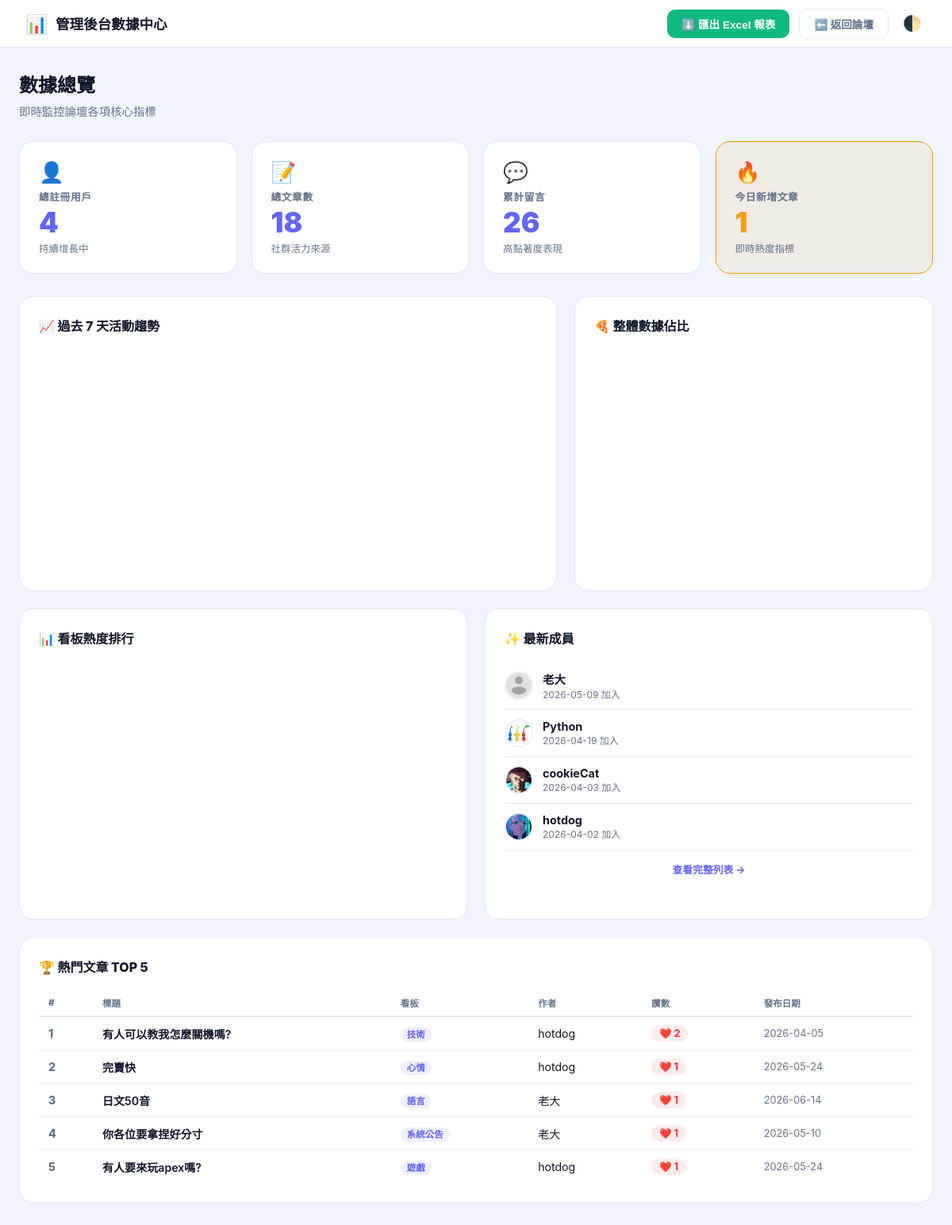
/admin_dashboard.php (signed in), run on the app's committed database.
### tables this page shows
CREATE TABLE `users` (
  `id` int(11) NOT NULL,
  `username` varchar(50) NOT NULL,
  `password` varchar(255) NOT NULL,
  `role` tinyint(1) NOT NULL DEFAULT 0,
  `email` varchar(100) NOT NULL,
  `created_at` datetime NOT NULL DEFAULT current_timestamp(),
  `bio` text DEFAULT NULL,
  `age` int(11) DEFAULT NULL,
  `gender` varchar(50) DEFAULT NULL,
  `interests` varchar(255) DEFAULT NULL,
  `location` varchar(255) DEFAULT NULL,
  `profile_img` varchar(255) DEFAULT 'default_avatar.png',
  `last_announcement_view` datetime DEFAULT '1970-01-01 00:00:00',
  `banner_img` varchar(255) DEFAULT NULL,
  `reset_token` varchar(255) DEFAULT NULL,
  `reset_expiry` datetime DEFAULT NULL
);

CREATE TABLE `posts` (
  `id` int(11) NOT NULL,
  `title` varchar(255) NOT NULL,
  `content` text NOT NULL,
  `user_id` int(11) NOT NULL,
  `category_id` int(11) NOT NULL,
  `created_at` datetime NOT NULL DEFAULT current_timestamp(),
  `post_img` varchar(255) DEFAULT NULL
);

CREATE TABLE `categories` (
  `id` int(11) NOT NULL,
  `name` varchar(50) NOT NULL,
  `description` text DEFAULT NULL
);

### admin_dashboard.php (the view, shortened to what this page needs)
<?php
require_once "includes/dbh.inc.php";
try {
    $stats = [];
    $stats['users']       = $pdo->query("SELECT COUNT(*) FROM users")->fetchColumn();
    $stats['posts']       = $pdo->query("SELECT COUNT(*) FROM posts")->fetchColumn();
    $stats['comments']    = $pdo->query("SELECT COUNT(*) FROM comments")->fetchColumn();
    $stats['today_posts'] = $pdo->query("SELECT COUNT(*) FROM posts WHERE DATE(created_at) = CURDATE()")->fetchColumn();
    $recent_users = $pdo->query("
        SELECT id, username, profile_img, created_at
        FROM users
        ORDER BY id DESC
        LIMIT 8
    ")->fetchAll();
    $hot_posts = $pdo->query("
        SELECT p.id, p.title, p.created_at, u.username, c.name as cat_name,
               COUNT(l.id) as like_count
        FROM posts p
        JOIN users u ON p.user_id = u.id
        JOIN categories c ON p.category_id = c.id
        LEFT JOIN likes l ON l.post_id = p.id
        GROUP BY p.id
        ORDER BY like_count DESC
        LIMIT 5
    ")->fetchAll();
} catch (PDOException $e) {
    die("數據讀取失敗：" . $e->getMessage());
}
$days = [];
for ($i = 6; $i >= 0; $i--) {
    $days[] = date('Y-m-d', strtotime("-$i days"));
}
?>
<!DOCTYPE html>
<html lang="zh-TW">
<head>
</head>
<body data-theme="light">
<header class="adm-header">
    <div class="logo">
        <span>📊</span> 管理後台數據中心
    </div>
    <div class="header-actions">
        <button class="btn btn-export" onclick="exportToExcel()">
            ⬇️ 匯出 Excel 報表
        </button>
        <a href="index.php" class="btn btn-ghost">⬅️ 返回論壇</a>
        <button class="btn-icon" id="themeBtn" title="切換主題">🌓</button>
    </div>
</header>
<div class="page">
    <h1 class="page-title">數據總覽</h1>
    <p class="page-sub">即時監控論壇各項核心指標</p>
    <div class="kpi-grid">
        <div class="kpi-card">
            <div class="kpi-icon">👤</div>
            <div class="kpi-label">總註冊用戶</div>
            <div class="kpi-value"><?= number_format($stats['users']) ?></div>
            <div class="kpi-note">持續增長中</div>
        </div>
        <div class="kpi-card">
            <div class="kpi-icon">📝</div>
            <div class="kpi-label">總文章數</div>
            <div class="kpi-value"><?= number_format($stats['posts']) ?></div>
            <div class="kpi-note">社群活力來源</div>
        </div>
        <div class="kpi-card">
            <div class="kpi-icon">💬</div>
            <div class="kpi-label">累計留言</div>
            <div class="kpi-value"><?= number_format($stats['comments']) ?></div>
            <div class="kpi-note">高黏著度表現</div>
        </div>
        <div class="kpi-card highlight">
            <div class="kpi-icon">🔥</div>
            <div class="kpi-label">今日新增文章</div>
            <div class="kpi-value"><?= $stats['today_posts'] ?></div>
            <div class="kpi-note">即時熱度指標</div>
        </div>
    </div>
    <div class="chart-grid wide">
        <div class="card">
            <div class="card-title">📈 過去 7 天活動趨勢</div>
            <div class="chart-wrap" id="trendChart" style="height:280px;"></div>
        </div>
        <div class="card">
            <div class="card-title">🍕 整體數據佔比</div>
            <div class="chart-wrap" id="pieChart" style="height:280px;"></div>
        </div>
    </div>
    <div class="chart-grid">
        <div class="card">
            <div class="card-title">📊 看板熱度排行</div>
            <div class="chart-wrap" id="barChart" style="height:300px;"></div>
        </div>
        <div class="card">
            <div class="card-title">✨ 最新成員</div>
            <div class="user-list">
                <?php foreach ($recent_users as $u): ?>
                <div class="user-row">
                    <a href="profile.php?id=<?= $u['id'] ?>" class="u-link">
                        <img src="<?= !empty($u['profile_img']) ? "uploads/users_profile_img/".$u['profile_img'] : "uploads/default_avatar.png" ?>" class="u-avatar">
                        <div>
                            <div class="u-name"><?= htmlspecialchars($u['username']) ?></div>
                            <div class="u-date"><?= date('Y-m-d', strtotime($u['created_at'])) ?> 加入</div>
                        </div>
                    </a>
                </div>
                <?php endforeach; ?>
                <a href="admin_users.php" style="display:block;text-align:center;margin-top:14px;font-size:.8rem;color:var(--accent);text-decoration:none;font-weight:700;">查看完整列表 →</a>
            </div>
        </div>
    </div>
    <div class="card">
        <div class="card-title">🏆 熱門文章 TOP 5</div>
        <table class="htable">
            <thead>
                <tr>
                    <th>#</th>
                    <th>標題</th>
                    <th>看板</th>
                    <th>作者</th>
                    <th>讚數</th>
                    <th>發布日期</th>
                </tr>
            </thead>
            <tbody>
                <?php foreach ($hot_posts as $i => $p): ?>
                <tr>
                    <td style="font-weight:800;color:var(--muted);"><?= $i+1 ?></td>
                    <td><a href="view_post.php?id=<?= $p['id'] ?>"><?= htmlspecialchars(mb_substr($p['title'], 0, 35)) ?><?= mb_strlen($p['title']) > 35 ? '…' : '' ?></a></td>
                    <td><span class="cat-tag"><?= htmlspecialchars($p['cat_name']) ?></span></td>
                    <td><?= htmlspecialchars($p['username']) ?></td>
                    <td><span class="like-badge">❤️ <?= $p['like_count'] ?></span></td>
                    <td style="color:var(--muted);font-size:.8rem;"><?= date('Y-m-d', strtotime($p['created_at'])) ?></td>
                </tr>
                <?php endforeach; ?>
            </tbody>
        </table>
    </div>
</div>
</body>
</html>

### admin_dashboard.php (style rules this page uses)
:root { --bg: #f0f4ff; --card: #ffffff; --text: #0f172a; --muted: #64748b; --border: #e2e8f0; --accent: #6366f1; --accent-soft: rgba(99,102,241,.10); --gold: #f59e0b; --gold-soft: rgba(245,158,11,.10); --green: #10b981; --red: #ef4444; --header-h: 60px; }
*, *::before, *::after { box-sizing: border-box; }
body { margin: 0; font-family: 'Inter', system-ui, sans-serif; background: var(--bg); color: var(--text); transition: background .3s, color .3s; }
.adm-header { height: var(--header-h); background: var(--card); border-bottom: 1px solid var(--border); display: flex; align-items: center; justify-content: space-between; padding: 0 32px; position: sticky; top: 0; z-index: 200; }
.adm-header .logo { display: flex; align-items: center; gap: 10px; font-weight: 800; font-size: 1.1rem; }
.adm-header .logo span { font-size: 1.4rem; }
.header-actions { display: flex; align-items: center; gap: 12px; }
.btn { display: inline-flex; align-items: center; gap: 6px; padding: 8px 18px; border-radius: 10px; font-size: .85rem; font-weight: 700; cursor: pointer; border: none; transition: .2s; text-decoration: none; }
.btn-ghost { background: transparent; color: var(--muted); border: 1px solid var(--border); }
.btn-export { background: var(--green); color: #fff; }
.btn-icon { background: none; border: none; cursor: pointer; font-size: 1.2rem; padding: 6px; border-radius: 8px; color: var(--muted); transition: .2s; }
.page { max-width: 1280px; margin: 0 auto; padding: 28px 24px 60px; }
.page-title { font-size: 1.5rem; font-weight: 800; margin: 0 0 6px; }
.page-sub { color: var(--muted); font-size: .9rem; margin: 0 0 28px; }
.kpi-grid { display: grid; grid-template-columns: repeat(4, 1fr); gap: 18px; margin-bottom: 28px; }
.kpi-card { background: var(--card); border: 1px solid var(--border); border-radius: 18px; padding: 22px 24px; display: flex; flex-direction: column; gap: 6px; transition: transform .2s, box-shadow .2s; }
.kpi-card.highlight { border-color: var(--gold); background: var(--gold-soft); }
.kpi-icon { font-size: 1.6rem; }
.kpi-label { font-size: .8rem; font-weight: 700; color: var(--muted); text-transform: uppercase; letter-spacing: .5px; }
.kpi-value { font-size: 2.2rem; font-weight: 900; line-height: 1; color: var(--accent); }
.kpi-card.highlight .kpi-value { color: var(--gold); }
.kpi-note { font-size: .78rem; color: var(--muted); }
.chart-grid { display: grid; grid-template-columns: 1fr 1fr; gap: 22px; margin-bottom: 22px; }
.chart-grid.wide { grid-template-columns: 3fr 2fr; }
.card { background: var(--card); border: 1px solid var(--border); border-radius: 18px; padding: 24px; overflow: hidden; }
.card-title { font-size: 1rem; font-weight: 800; margin: 0 0 18px; display: flex; align-items: center; gap: 8px; }
.chart-wrap { width: 100%; }
.user-list { display: flex; flex-direction: column; gap: 0; }
.user-row { display: flex; align-items: center; gap: 12px; padding: 11px 0; border-bottom: 1px solid var(--border); }
.u-avatar { width: 36px; height: 36px; border-radius: 50%; object-fit: cover; border: 2px solid var(--accent-soft); flex-shrink: 0; }
.u-name { font-weight: 700; font-size: .9rem; }
.u-date { font-size: .75rem; color: var(--muted); }
.u-link { text-decoration: none; color: inherit; flex: 1; display: flex; align-items: center; gap: 12px; }
.htable { width: 100%; border-collapse: collapse; font-size: .88rem; }
.htable th { text-align: left; padding: 8px 12px; font-size: .72rem; font-weight: 800; color: var(--muted); text-transform: uppercase; border-bottom: 2px solid var(--border); }
.htable td { padding: 10px 12px; border-bottom: 1px solid var(--border); vertical-align: middle; }
.htable tr:last-child td { border-bottom: none; }
.htable a { color: var(--text); text-decoration: none; font-weight: 600; }
.like-badge { display: inline-flex; align-items: center; gap: 4px; background: rgba(239,68,68,.1); color: var(--red); font-weight: 800; font-size: .78rem; padding: 3px 10px; border-radius: 20px; }
.cat-tag { background: var(--accent-soft); color: var(--accent); font-size: .72rem; font-weight: 700; padding: 2px 8px; border-radius: 20px; }

### data on the page
users: profile_img (placeholder picture), username "老大", created_at "2026-05-09"
users: profile_img (picture), username "Python", created_at "2026-04-19"
users: profile_img (picture), username "cookieCat", created_at "2026-04-03"
users: profile_img (picture), username "hotdog", created_at "2026-04-02"
posts: title "有人可以教我怎麼關機嗎?", category.name "技術", user.username "hotdog", like_count "2", created_at "2026-04-05"
posts: title "完賣快", category.name "心情", user.username "hotdog", like_count "1", created_at "2026-05-24"
posts: title "日文50音", category.name "語言", user.username "老大", like_count "1", created_at "2026-06-14"
posts: title "你各位要拿捏好分寸", category.name "系統公告", user.username "老大", like_count "1", created_at "2026-05-10"
posts: title "有人要來玩apex嗎?", category.name "遊戲", user.username "hotdog", like_count "1", created_at "2026-05-24"

### other printed values
$stats['users'] "4"
$stats['posts'] "18"
$stats['comments'] "26"
$stats['today_posts'] "1"
